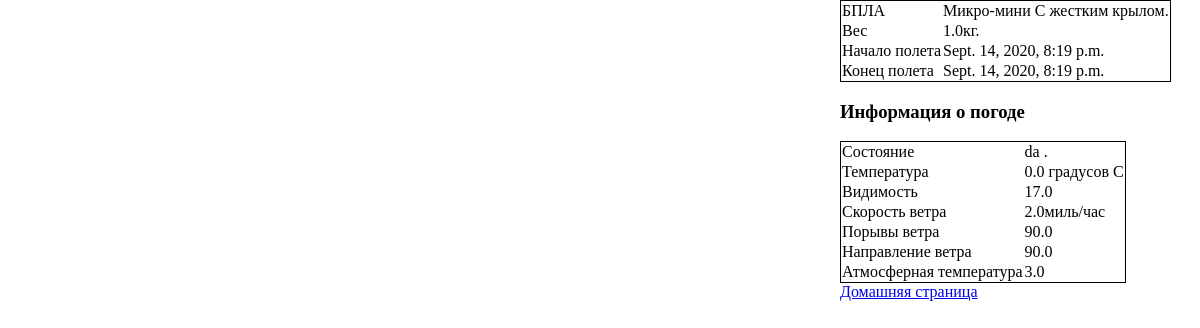
/flightAnalytics/9/, run on the app's committed database.
### flightBAS/models.py (models this page shows, shortened)
class Flight(models.Model):
    owner               = models.ForeignKey(User, on_delete = models.CASCADE)
    dron                = models.ForeignKey(Bas, on_delete = models.CASCADE)
    start_flight        = models.DateTimeField(null = True)
    end_flight          = models.DateTimeField(null = True)
    polygon             = jsonfield.JSONField()
    condition_weather   = models.CharField(max_length=64)
    temperature_weather = models.FloatField()
    speed_wind          = models.FloatField()
    gusting             = models.FloatField()
    heading             = models.FloatField()
    visibility          = models.FloatField()
    dew_point           = models.FloatField()
    class Meta:
        verbose_name = 'Полет'
        verbose_name_plural = 'Полеты'

### regBAS/models.py (models this page shows, shortened)
class Bas(models.Model):
    types = (
        ("С жестким крылом", "С жестким крылом"),
        ("С гибким крылом", "С гибким крылом"),
        ("С вращающимся крылом", "С вращающимся крылом"),
        ("С машущим крылом", "С машущим крылом"),
        ("Аэростатические", "Аэростатические")
    )
    classifications = (
        ("Микро-мини", "Микро-мини"),
        ("Лёгкий малого радиуса", "Лёгкий малого радиуса"),
        ("Лёгкий среднего радиуса", "Лёгкий среднего радиуса"),
        ("Средний", "Средний"),
        ("Средне-тяжелый", "Средне-тяжелый"),
        ("Тяжелый среднего радиуса", "Тяжелый среднего радиуса"),
        ("Тяжелый с продолжительным полетом", "Тяжелый с продолжительным полетом"),
        ("Боевой", "Боевой")
    )
    verify = (
        ("На проверке", "На проверке"),
        ("Верифирован", "Верифирован"),
        ("Отказ", "Отказ")
    )
    owner = models.ForeignKey(User, on_delete = models.CASCADE)
    type = models.CharField("Тип БПЛА", choices = types, max_length = 64)
    classification = models.CharField("Класс БПЛА", choices = classifications, max_length = 64)
    weight = models.FloatField("Вес БПЛА")
    photo = models.ImageField(upload_to='BPLA_images')
    verification = models.CharField("Статус верификации", choices = verify, max_length = 64)
    class Meta:
        verbose_name = 'БПЛА'
        verbose_name_plural = 'БПЛА'

### analytics/views.py (the view)
# urls.py: path('flightAnalytics/<int:id>/', analytics.views.flight_analytics, name='flight_analytics'),
def flight_analytics(request, id):
	flight = fb.Flight.objects.get(id = id)
	context = {"flight": flight}
	return render(request, "analytics/analytics.html", context)

### analytics/templates/analytics/analytics.html (shortened to what this page needs)
{% load static from staticfiles %}
<!doctype html>
<html>
    <head>
        <link href="https://api.tiles.mapbox.com/mapbox-gl-js/v0.44.0/mapbox-gl.css" rel="stylesheet" />
    </head>
    <body>
        <div class="info">
            <table class="table-info">
                <tr>
                    <td>
                        БПЛА
                    </td>
                    <td>
                        {{ flight.dron.classification}} {{ flight.dron.type}}.
                    </td>
                </tr>
                <tr>
                    <td>Вес</td>
                    <td>{{ flight.dron.weight }}кг.</td>
                </tr>
                <tr>
                    <td>Начало полета</td>
                    <td>{{ flight.start_flight }}</td>
                </tr>
                <tr>
                    <td>Конец полета</td>
                    <td>{{ flight.end_flight }}</td>
                </tr>
            </table>
            <h3>Информация о погоде</h3>
            <table class="table-info">
                <tr>
                    <td>
                        Состояние
                    </td>
                    <td>
                        {{ flight.condition_weather }} .
                    </td>
                </tr>
                <tr>
                    <td>Температура</td>
                    <td>{{ flight.temperature_weather }} градусов C</td>
                </tr>
                 <tr>
                    <td>Видимость</td>
                    <td>{{ flight.visibility }}</td>
                </tr>
                <tr>
                    <td>Скорость ветра</td>
                    <td>{{ flight.speed_wind }}миль/час</td>
                </tr>
                <tr>
                    <td>Порывы ветра</td>
                    <td>{{ flight.gusting }}</td>
                </tr>
                 <tr>
                    <td>Направление ветра</td>
                    <td>{{ flight.heading }}</td>
                </tr>
                 <tr>
                    <td>Атмосферная температура</td>
                    <td>{{ flight.dew_point }}</td>
                </tr>
            </table>
            <a href="{% url 'homepage' %}">Домашняя страница</a>
        </div>
        <div id="map" class="map"></div>
    </body>
</html>

### analytics/templates/analytics/analytics.html (style rules this page uses)
body { margin: 0; padding: 0; }
.map { display: inline-block; position: absolute; width: 70%; height: 70%; top: 0; }
.info { width: 30%; height: 100%; float: right; }
.table-info { border: 1px solid black; border-collapse: collapse; }

### data on the page
Flight: dron.classification "Микро-мини", dron.type "С жестким крылом", dron.weight "1.0", start_flight "Sept. 14, 2020, 8:19 p.m.", end_flight "Sept. 14, 2020, 8:19 p.m.", condition_weather "da", temperature_weather "0.0", visibility "17.0", speed_wind "2.0", gusting "90.0", heading "90.0", dew_point "3.0"
